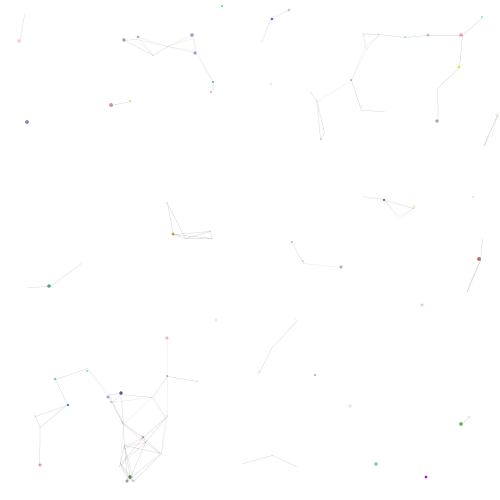
Frame 1 (no input)
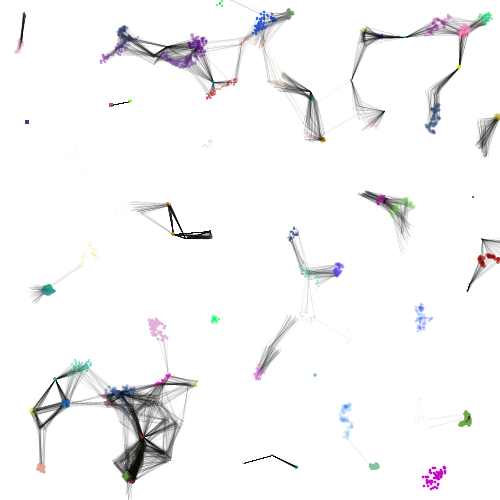
Frame 60 (the mouse pressed at the canvas centre just before this capture)
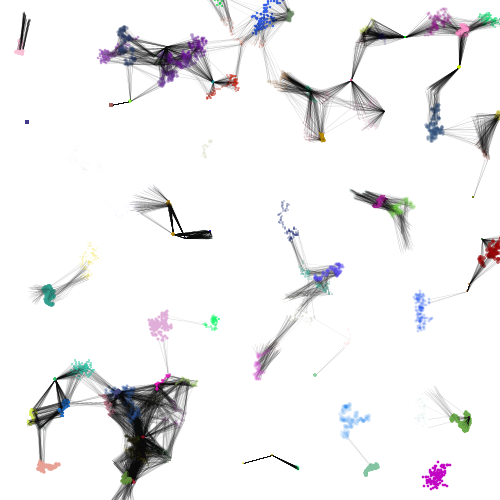
Frame 120 (the mouse held since frame 60 and released just before this capture)

The Processing sketch that drew these frames (run headless with seeded random() and noise(); from frame 60 on, the mouse is pressed at the canvas centre):

// Processing sketch: OOP_DATT3400
// ── OOP_DATT3400.pde
//create an object - Walker - this allows us to create multiple version
//(instances -- in this example called walk) of the code in the Walker object

//info on objects
//https://processing.org/tutorials/objects

//we user [] square brackets to identify that this Walker object is an array

//info on arrays
//https://processing.org/reference/Array.html
Walker[] walk;


//setup - an inbuilt processing function where we can define elements one time on setup
//e.g the size of the canvas - or any other values that we just want to set the one time
void setup() {

  //size of canvas
  size(500, 500);
  //background color
  background(255);

  //set the size of the array - the value in the [] is how many Walker objects we will create
  walk = new Walker[100];

  //Use a for loop to access every index of the array and populate each random walker with x,y and speed values.
  //the values are fed into the object constructor
  for (int i = 0; i < walk.length; i++) {
    walk[i] = new Walker(int(random(width)), int(random(height)), random(5));
  }
}

void draw() {

  //for loop to access and visualise each random walker
  for (int i = 0; i < walk.length; i++) {
    //visualise the draw_walk() function of the walker object - do this for every instance in the array
    walk[i].draw_walk();

    //check the distance between walkers - we do this with a second loop.

    for (int j = 0; j < walk.length; j++) {
      //we check index i against all the other random walker positions - accessed using index j

      //if else statement using the dist function

      //info on the dist function - https://processing.org/reference/dist_.html

      //if the distance is less than the drawline variable the code will connect the positions using a line

      int drawline = 40;

      if (dist(walk[i].x, walk[i].y, walk[j].x, walk[j].y) <= drawline) {
        stroke(0, 50);
        strokeWeight(0.2);
        line(walk[i].x, walk[i].y, walk[j].x, walk[j].y);
      }
    }
  }
}

//the walker object
class Walker {

  //position and speed variables

  int x;
  int y;

  float speed;
  
  //randomly select a size for the ellipse
  float esize = random(4);

  //color data type
  color c = color(random(255), random(255), random(255), random(255));

  //constructor - we can feed values here from the setup part of the code.
  Walker(int x, int y, float speed) {
    this.x = x;
    this.y = y;
    this.speed = speed;
  }

  //create a function to draw and visualise the random walker
  void draw_walk() {
    //some design styling
    //remove the stroke surrounding the ellipse
    noStroke();

    //fill the ellipse with the color datatype c
    fill(c);

    ellipse(x, y, esize, esize);

    //random walker position
    x = x+int( random(-speed, speed) );
    y = y+int( random(-speed, speed) );
  }
}
